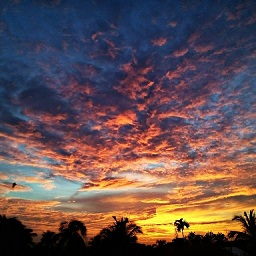
%> input picture Lab/test.jpg, 256 x 256 px
$ octave SharpeningFilter.m   (GNU Octave 9; MATLAB toolbox functions it lacks are replaced by stand-ins)
%> lines starting %> are read from the running program, lines starting %| are printed output that depends on the picture
clc;
clear all;
close all;

x = imread('test.jpg');
%> x is the input picture: size 256x256x3 uint8; mean R, G, B 100.6, 78.1, 79.4
xg = rgb2gray(x);
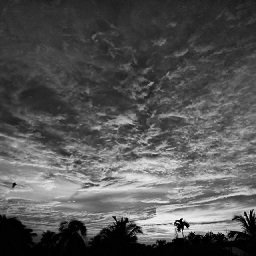
%> xg: size 256x256 uint8; min 0, max 245, mean 85

[r, c] = size(xg);
%> r = 256; c = 256

for i=1 : r+2
    for j=1 : c+2
        extendx(i,j) = 0;
    end
end
%> extendx: size 258x258 double; every value is 0

for i=2 : r+1
    for j=2 : c+1
        extendx(i,j) = xg(i-1,j-1);
    end
end
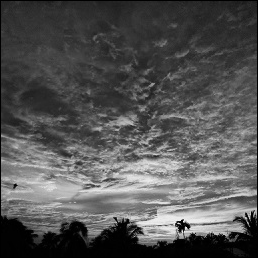
%> extendx: size 258x258 double; min 0, max 245, mean 83.7

w = [1,1,1;1,1,1;1,1,1];

for i = 2 : r-1
    for j = 2 : c-1
        tempx = xg(i-1:i+1,j-1:j+1);
        tempx=double(tempx);
        tempx = tempx.*w;
        s = sum(tempx);
        s = sum(s)/9;
        if(s>255)
            s = 255;
        elseif(s<0)
            s=0;
        end
        new(i-1,j-1)= xg(i-1,j-1)+xg(i-1,j-1)-s;

    end
end
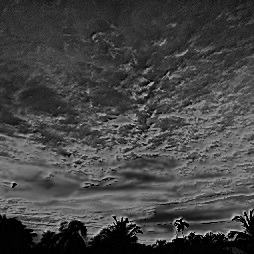
%> new: size 254x254 uint8; min 0, max 233, mean 68.8

extendx = uint8(extendx);
%> extendx: size 258x258 uint8
new = uint8(new);

subplot(1,2,1),imshow(xg);title('Original image');
subplot(1,2,2),imshow(new);title('Output');
